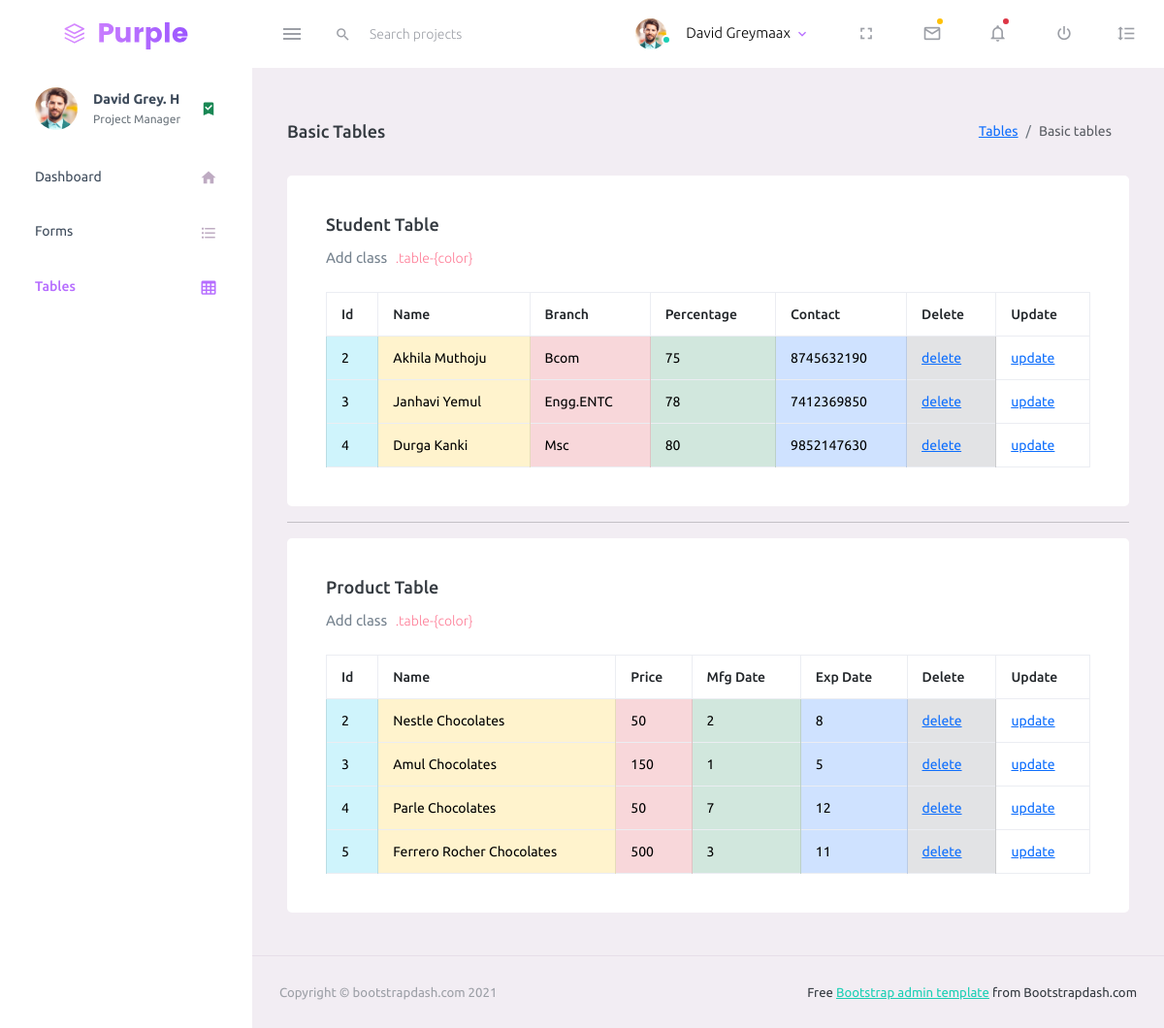
/pages/tables/table.php, run on the app's committed database.
### tables this page shows
CREATE TABLE `student` (
  `id` int(10) NOT NULL,
  `name` varchar(255) NOT NULL,
  `branch` varchar(255) NOT NULL,
  `per` int(10) NOT NULL,
  `contact` bigint(10) NOT NULL
);

CREATE TABLE `product` (
  `id` int(11) NOT NULL,
  `name` varchar(256) NOT NULL,
  `price` int(11) NOT NULL,
  `mfg_date` int(11) NOT NULL,
  `exp_date` int(11) NOT NULL
);

### pages/tables/table.php (the view, shortened to what this page needs)
<!DOCTYPE html>
<html lang="en">
  <head>
    <link rel="stylesheet" href="../../assets/vendors/mdi/css/materialdesignicons.min.css">
    <link rel="stylesheet" href="../../assets/vendors/css/vendor.bundle.base.css">
    <link rel="stylesheet" href="../../assets/css/style.css">
  </head>
  <body>
    <div class="container-scroller">
      <nav class="navbar default-layout-navbar col-lg-12 col-12 p-0 fixed-top d-flex flex-row">
        <div class="text-center navbar-brand-wrapper d-flex align-items-center justify-content-center">
          <a class="navbar-brand brand-logo" href="../../index.php"><img src="../../assets/images/logo.svg" alt="logo" /></a>
        </div>
        <div class="navbar-menu-wrapper d-flex align-items-stretch">
          <button class="navbar-toggler navbar-toggler align-self-center" type="button" data-toggle="minimize">
            <span class="mdi mdi-menu"></span>
          </button>
          <div class="search-field d-none d-md-block">
            <form class="d-flex align-items-center h-100" action="#">
              <div class="input-group">
                <div class="input-group-prepend bg-transparent">
                  <i class="input-group-text border-0 mdi mdi-magnify"></i>
                </div>
                <input type="text" class="form-control bg-transparent border-0" placeholder="Search projects">
              </div>
            </form>
          </div>
          <ul class="navbar-nav navbar-nav-right">
            <li class="nav-item nav-profile dropdown">
              <a class="nav-link dropdown-toggle" id="profileDropdown" href="#" data-bs-toggle="dropdown" aria-expanded="false">
                <div class="nav-profile-img">
                  <img src="../../assets/images/faces/face1.jpg" alt="image">
                  <span class="availability-status online"></span>
                </div>
                <div class="nav-profile-text">
                  <p class="mb-1 text-black">David Greymaax</p>
                </div>
              </a>
            </li>
            <li class="nav-item d-none d-lg-block full-screen-link">
              <a class="nav-link">
                <i class="mdi mdi-fullscreen" id="fullscreen-button"></i>
              </a>
            </li>
            <li class="nav-item dropdown">
              <a class="nav-link count-indicator dropdown-toggle" id="messageDropdown" href="#" data-bs-toggle="dropdown" aria-expanded="false">
                <i class="mdi mdi-email-outline"></i>
                <span class="count-symbol bg-warning"></span>
              </a>
            </li>
            <li class="nav-item dropdown">
              <a class="nav-link count-indicator dropdown-toggle" id="notificationDropdown" href="#" data-bs-toggle="dropdown">
                <i class="mdi mdi-bell-outline"></i>
                <span class="count-symbol bg-danger"></span>
              </a>
            </li>
            <li class="nav-item nav-logout d-none d-lg-block">
              <a class="nav-link" href="#">
                <i class="mdi mdi-power"></i>
              </a>
            </li>
            <li class="nav-item nav-settings d-none d-lg-block">
              <a class="nav-link" href="#">
                <i class="mdi mdi-format-line-spacing"></i>
              </a>
            </li>
          </ul>
        </div>
      </nav>
      <div class="container-fluid page-body-wrapper">
        <nav class="sidebar sidebar-offcanvas" id="sidebar">
          <ul class="nav">
            <li class="nav-item nav-profile">
              <a href="#" class="nav-link">
                <div class="nav-profile-image">
                  <img src="../../assets/images/faces/face1.jpg" alt="profile">
                </div>
                <div class="nav-profile-text d-flex flex-column">
                  <span class="font-weight-bold mb-2">David Grey. H</span>
                  <span class="text-secondary text-small">Project Manager</span>
                </div>
                <i class="mdi mdi-bookmark-check text-success nav-profile-badge"></i>
              </a>
            </li>
            <li class="nav-item">
              <a class="nav-link" href="../../index.php">
                <span class="menu-title">Dashboard</span>
                <i class="mdi mdi-home menu-icon"></i>
              </a>
            </li>
            <li class="nav-item">
              <a class="nav-link" href="../../pages/forms/form.php">
                <span class="menu-title">Forms</span>
                <i class="mdi mdi-format-list-bulleted menu-icon"></i>
              </a>
            </li>
            <li class="nav-item">
              <a class="nav-link" href="../../pages/tables/table.php">
                <span class="menu-title">Tables</span>
                <i class="mdi mdi-table-large menu-icon"></i>
              </a>
            </li>
          </ul>
        </nav>
        <div class="main-panel">
          <div class="content-wrapper">
            <div class="page-header">
              <h3 class="page-title"> Basic Tables </h3>
              <nav aria-label="breadcrumb">
                <ol class="breadcrumb">
                  <li class="breadcrumb-item"><a href="#">Tables</a></li>
                  <li class="breadcrumb-item active" aria-current="page">Basic tables</li>
                </ol>
              </nav>
            </div>
            <div class="row">
              <div class="col-lg-12 stretch-card">
                <div class="card">
                  <div class="card-body">
                    <h4 class="card-title">Student Table</h4>
                    <p class="card-description"> Add class <code>.table-{color}</code>
                    </p>
                    <table class="table table-bordered">
                      <thead>
                        <tr>
                          <th> Id </th>
                          <th> Name </th>
                          <th> Branch </th>
                          <th> Percentage </th>
                          <th> Contact </th>
                          <th> Delete </th>
                          <th> Update </th>
                        </tr>
                      </thead>
                      <tbody>
                        <?php
                        $con = mysqli_connect("localhost","root","","dashboard");
                        $sql = "select * from student";
                        $x = mysqli_query($con,$sql);
                        while($rw = mysqli_fetch_row($x))
                        {
                        ?>
                        <tr>
                        <td class="table-info"><?php echo $rw[0];?></td>
                        <td class="table-warning"><?php echo $rw[1];?></td>
                        <td class="table-danger"><?php echo $rw[2];?></td>
                        <td class="table-success"><?php echo $rw[3];?></td>
                        <td class="table-primary"><?php echo $rw[4];?></td>
                        <td class="table-secondary"><a href='studdelete.php?z=<?php echo $rw[0]?>'>delete</a></td>
                        <td><a href='studupdate.php?z=<?php echo $rw[0]?>'>update</a></td>
                        </tr>
                        <?php
                        }
                        ?>
                      </tbody>
                    </table>
                  </div>
                </div>
              </div>
            </div>
            <hr>
            <div class="row">
              <div class="col-lg-12 stretch-card">
                <div class="card">
                  <div class="card-body">
                    <h4 class="card-title">Product Table</h4>
                    <p class="card-description"> Add class <code>.table-{color}</code>
                    </p>
                    <table class="table table-bordered">
                      <thead>
                        <tr>
                          <th> Id </th>
                          <th> Name </th>
                          <th> Price </th>
                          <th> Mfg Date </th>
                          <th> Exp Date </th>
                          <th> Delete </th>
                          <th> Update </th>
                        </tr>
                      </thead>
                      <tbody>
                        <?php
                        $con = mysqli_connect("localhost","root","","dashboard");
                        $sql = "select * from product";
                        $x = mysqli_query($con,$sql);
                        while($rw = mysqli_fetch_row($x))
                        {
                        ?>
                        <tr>
                        <td class="table-info"><?php echo $rw[0];?></td>
                        <td class="table-warning"><?php echo $rw[1];?></td>
                        <td class="table-danger"><?php echo $rw[2];?></td>
                        <td class="table-success"><?php echo $rw[3];?></td>
                        <td class="table-primary"><?php echo $rw[4];?></td>
                        <td class="table-secondary"><a href='proddelete.php?z=<?php echo $rw[0]?>'>delete</a></td>
                        <td><a href='produpdate.php?z=<?php echo $rw[0]?>'>update</a></td>
                        </tr>
                        <?php
                        }
                        ?>
                      </tbody>
                    </table>
                  </div>
                </div>
              </div>
            </div>
          </div>
          <footer class="footer">
            <div class="container-fluid d-flex justify-content-between">
              <span class="text-muted d-block text-center text-sm-start d-sm-inline-block">Copyright © bootstrapdash.com 2021</span>
              <span class="float-none float-sm-end mt-1 mt-sm-0 text-end"> Free <a href="https://www.bootstrapdash.com/bootstrap-admin-template/" target="_blank">Bootstrap admin template</a> from Bootstrapdash.com</span>
            </div>
          </footer>
        </div>
      </div>
    </div>
  </body>
</html>

### data on the page
student: id "2", name "Akhila Muthoju", branch "Bcom", per "75", contact "8745632190"
student: id "3", name "Janhavi Yemul", branch "Engg.ENTC", per "78", contact "7412369850"
student: id "4", name "Durga Kanki", branch "Msc", per "80", contact "9852147630"
product: id "2", name "Nestle Chocolates", price "50", mfg_date "2", exp_date "8"
product: id "3", name "Amul Chocolates", price "150", mfg_date "1", exp_date "5"
product: id "4", name "Parle Chocolates", price "50", mfg_date "7", exp_date "12"
product: id "5", name "Ferrero Rocher Chocolates", price "500", mfg_date "3", exp_date "11"
